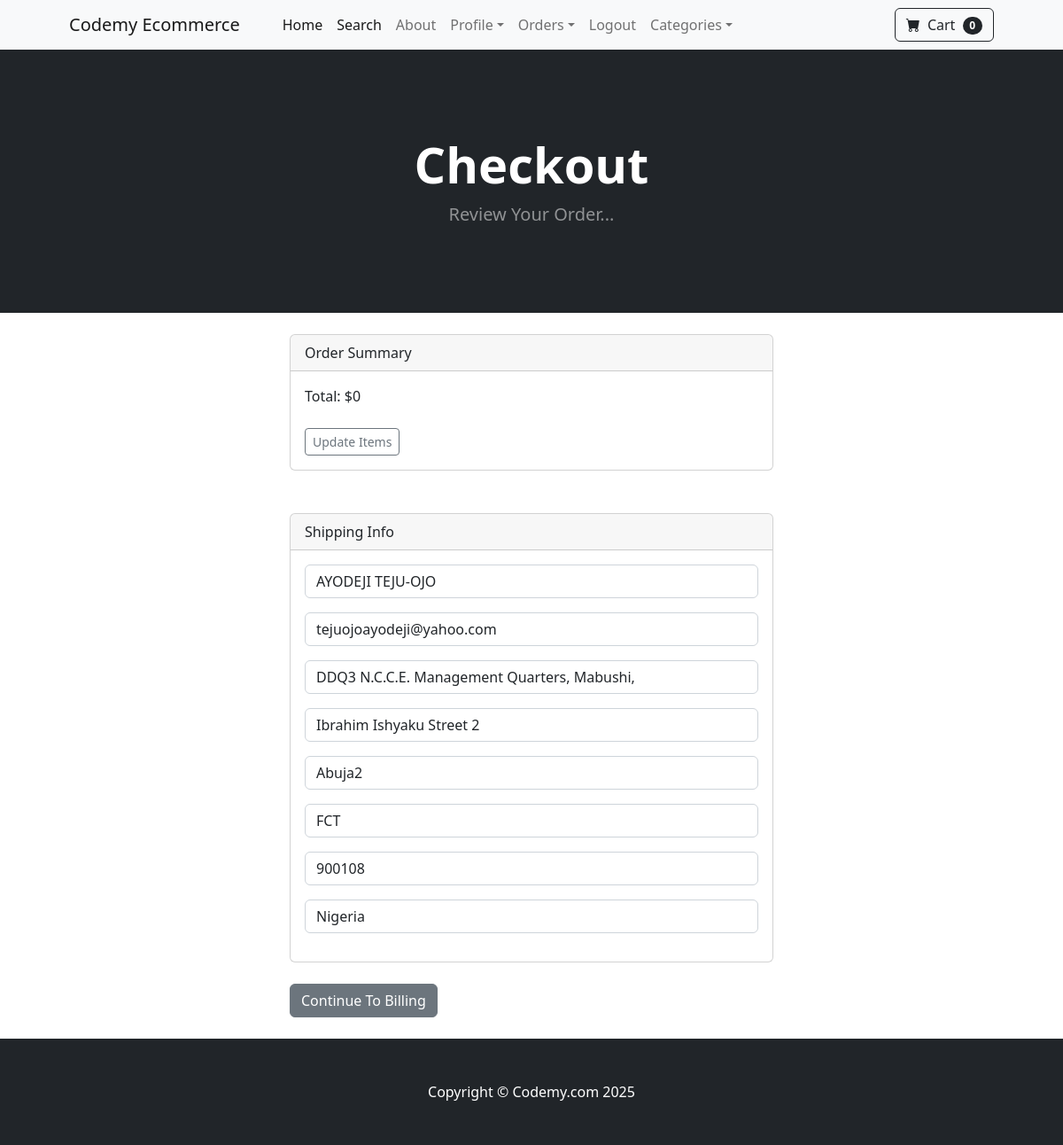
The app's page /payment/checkout (signed in) with its own data.
### payment/models.py (models this page shows, shortened)
class ShippingAddress(models.Model):
    user = models.ForeignKey(User, on_delete=models.CASCADE, null= True, blank = True)
    shipping_full_name = models.CharField(max_length=255)
    shipping_email = models.EmailField(max_length=255)
    shipping_address1 = models.CharField(max_length=255)
    shipping_address2 = models.CharField(max_length=255, null=True, blank=True)
    shipping_city = models.CharField(max_length=255)
    shipping_state = models.CharField(max_length=255, null=True, blank=True)
    shipping_zipcode = models.CharField(max_length=255, null=True, blank=True)
    shipping_country = models.CharField(max_length=255)
    class Meta:
        verbose_name_plural = 'Shipping Address'

### payment/views.py (the view)
# urls.py: path('checkout', views.checkout, name='checkout'),
def checkout(request):
    cart = Cart(request)
    cart_products = cart.get_prods
    quantities = cart.get_quants
    totals = cart.cart_total()
    if request.user.is_authenticated:
        shipping_user = ShippingAddress.objects.get(user__id=request.user.id)
        shipping_form = ShippingForm(request.POST or None, instance=shipping_user)
        return render(request, 'payment/checkout.html', {'cart_products': cart_products, 'quantities': quantities, 'totals': totals, 'shipping_form': shipping_form})
    else:
        shipping_form = ShippingForm(request.POST or None)
        return render(request, 'payment/checkout.html', {'cart_products': cart_products, 'quantities': quantities, 'totals': totals, 'shipping_form': shipping_form})

### cart/cart.py (called while the page is built, shortened)
    def cart_total(self):
        product_ids = self.cart.keys()
        products = Product.objects.filter(id__in=product_ids)
        quantities = self.cart
        total = 0
        return total

    def __len__(self):
        return len(self.cart)

    def get_prods(self):
        product_ids = self.cart.keys()
        products = Product.objects.filter(id__in=product_ids)
        return products

### cart/context_processors.py (called while the page is built)
def cart(request):
    return {'cart': Cart(request)}

### payment/templates/payment/checkout.html (shortened to what this page needs)
{% extends 'base.html' %}
{% block content %}
    <header class="bg-dark py-5">
        <div class="container px-4 px-lg-5 my-5">
            <div class="text-center text-white">
                <h1 class="display-4 fw-bolder">Checkout</h1>
                <p class="lead fw-normal text-white-50 mb-0">Review Your Order...</p>
            </div>
        </div>
    </header>
    <br>
    <div class="container">
        <div class="row">
            <div class="col-md-6 offset-md-3">
                <div class="card">
                    <div class="card-header">
                        Order Summary
                    </div>
                    <div class="card-body">
                        Total: ${{ totals }}
                        <br><br>
                        <a href="{% url 'cart_summary' %}" class="btn btn-sm btn-outline-secondary">Update Items</a>
                    </div>
                </div>
                <br><br>
                <div class="card">
                    <div class="card-header">
                        Shipping Info
                    </div>
                    <div class="card-body">
                        <form method="POST" action="{% url 'billing_info' %}">
                                {{ shipping_form.as_p }}
                    </div>
                </div>
                <br>
                <button type="submit" class="btn btn-secondary">Continue To Billing</button>
                <br><br>
            </div>
        </div>
    </div>
{% endblock %}

### records on screen
ShippingAddress: shipping_full_name "AYODEJI TEJU-OJO", shipping_email "tejuojoayodeji@yahoo.com", shipping_address1 "DDQ3 N.C.C.E. Management Quarters, Mabushi,", shipping_address2 "Ibrahim Ishyaku Street 2", shipping_city "Abuja2", shipping_state "FCT", shipping_zipcode "900108", shipping_country "Nigeria"

### other values on screen
{{ cart|length }} "0"
{{ totals }} "0"
